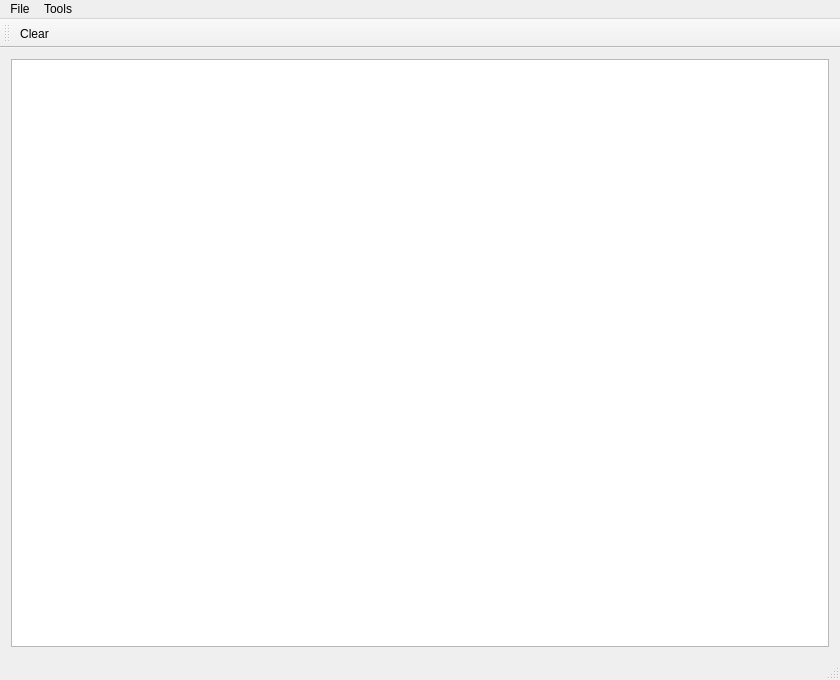
<?xml version="1.0" encoding="UTF-8"?>
<ui version="4.0">
 <class>MainWindow</class>
 <widget class="QMainWindow" name="MainWindow">
  <property name="geometry">
   <rect>
    <x>0</x>
    <y>0</y>
    <width>840</width>
    <height>680</height>
   </rect>
  </property>
  <property name="windowTitle">
   <string>MainWindow</string>
  </property>
  <widget class="QWidget" name="centralWidget">
   <property name="minimumSize">
    <size>
     <width>800</width>
     <height>600</height>
    </size>
   </property>
   <layout class="QVBoxLayout" name="verticalLayout">
    <item>
     <widget class="QTextBrowser" name="textBrowser"/>
    </item>
   </layout>
  </widget>
  <widget class="QMenuBar" name="menuBar">
   <property name="geometry">
    <rect>
     <x>0</x>
     <y>0</y>
     <width>840</width>
     <height>19</height>
    </rect>
   </property>
   <widget class="QMenu" name="menuFile">
    <property name="title">
     <string>File</string>
    </property>
    <addaction name="actionNew"/>
    <addaction name="actionOpen"/>
    <addaction name="actionSave"/>
    <addaction name="actionSave_As"/>
    <addaction name="actionClose"/>
    <addaction name="separator"/>
    <addaction name="actionExit"/>
   </widget>
   <widget class="QMenu" name="menuTools">
    <property name="title">
     <string>Tools</string>
    </property>
    <addaction name="actionSettings"/>
   </widget>
   <addaction name="menuFile"/>
   <addaction name="menuTools"/>
  </widget>
  <widget class="QToolBar" name="toolBar_2">
   <property name="windowTitle">
    <string>toolBar_2</string>
   </property>
   <attribute name="toolBarArea">
    <enum>TopToolBarArea</enum>
   </attribute>
   <attribute name="toolBarBreak">
    <bool>false</bool>
   </attribute>
   <addaction name="actionClear"/>
  </widget>
  <widget class="QStatusBar" name="statusBar"/>
  <action name="action">
   <property name="icon">
    <iconset resource="menu.qrc">
     <normaloff>:/icons/shareaholic.ico</normaloff>:/icons/shareaholic.ico</iconset>
   </property>
   <property name="text">
    <string>Draw Line</string>
   </property>
   <property name="toolTip">
    <string>Draw Line</string>
   </property>
   <property name="shortcut">
    <string>Ctrl+Shift+L</string>
   </property>
  </action>
  <action name="actionOpen">
   <property name="icon">
    <iconset>
     <normalon>:/icons/document_import.ico</normalon>
    </iconset>
   </property>
   <property name="text">
    <string>Open</string>
   </property>
   <property name="shortcut">
    <string>Ctrl+O</string>
   </property>
  </action>
  <action name="actionSave">
   <property name="icon">
    <iconset>
     <normalon>:/icons/document_export.ico</normalon>
    </iconset>
   </property>
   <property name="text">
    <string>Save</string>
   </property>
   <property name="shortcut">
    <string>Ctrl+S</string>
   </property>
  </action>
  <action name="actionSave_As">
   <property name="icon">
    <iconset>
     <normalon>:/icons/document_redirect.ico</normalon>
    </iconset>
   </property>
   <property name="text">
    <string>Save As ...</string>
   </property>
  </action>
  <action name="actionClose">
   <property name="icon">
    <iconset resource="menu.qrc">
     <normaloff>:/icons/document_redirect.ico</normaloff>:/icons/document_redirect.ico</iconset>
   </property>
   <property name="text">
    <string>Close</string>
   </property>
  </action>
  <action name="actionExit">
   <property name="icon">
    <iconset resource="menu.qrc">
     <normaloff>:/icons/cross.ico</normaloff>:/icons/cross.ico</iconset>
   </property>
   <property name="text">
    <string>Exit</string>
   </property>
  </action>
  <action name="actionNew">
   <property name="icon">
    <iconset resource="menu.qrc">
     <normaloff>:/icons/document_empty.ico</normaloff>:/icons/document_empty.ico</iconset>
   </property>
   <property name="text">
    <string>New</string>
   </property>
   <property name="shortcut">
    <string>Ctrl+N</string>
   </property>
  </action>
  <action name="actionSettings">
   <property name="icon">
    <iconset resource="menu.qrc">
     <normaloff>:/icons/gear_in.ico</normaloff>:/icons/gear_in.ico</iconset>
   </property>
   <property name="text">
    <string>Settings</string>
   </property>
  </action>
  <action name="actionClear">
   <property name="icon">
    <iconset resource="menu.qrc">
     <normaloff>:/icons/gear_in.ico</normaloff>:/icons/gear_in.ico</iconset>
   </property>
   <property name="text">
    <string>Clear</string>
   </property>
  </action>
 </widget>
 <layoutdefault spacing="6" margin="11"/>
 <resources>
  <include location="menu.qrc"/>
 </resources>
 <connections/>
</ui>
